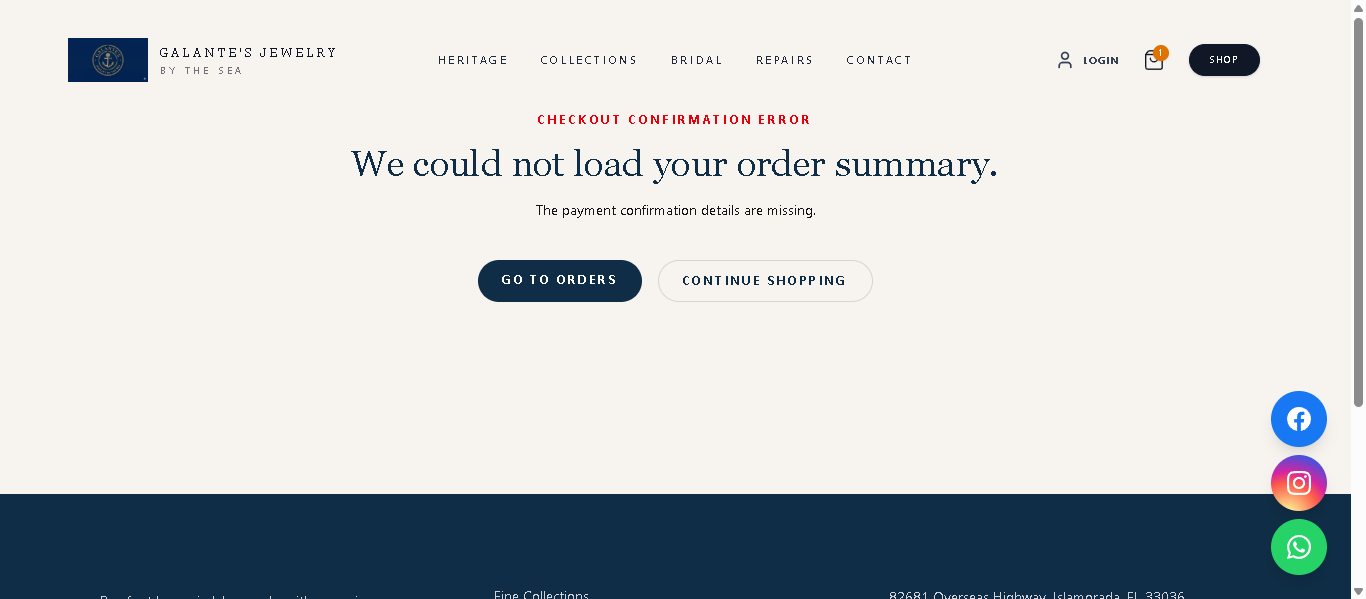
#> input picture shipping_test_error.png, 1366 x 599 px
$ python -i ml_similarity.py   (imports and definitions only)
#> lines starting #> are read from the running program, lines starting #| are printed output that depends on the picture
#!/usr/bin/env python3
"""Local image similarity tools for the Galantes inventory agent.

Commands:
  deps-check     Report optional Python dependencies.
  build-index    Build dataframe, simple visual vectors, nearest neighbors.
  cluster        Build same-product candidate clusters from nearest neighbors.
  contact-sheets Generate review contact sheets for clusters.

This script is deterministic and does not call LLMs or production services.
"""

from __future__ import annotations

import argparse
import json
import math
import sys
from dataclasses import dataclass
from pathlib import Path
from typing import Any

ROOT = Path(__file__).resolve().parents[2]
MANIFESTS = ROOT / "data" / "inventory-agent" / "manifests"
VECTORS = ROOT / "data" / "inventory-agent" / "vectors"
REVIEW = ROOT / "data" / "inventory-agent" / "review"


# [26 lines left out: functions import_or_none, check_deps, not called in this run]


def load_json(path: Path) -> Any:
    with path.open("r", encoding="utf-8") as handle:
        return json.load(handle)


# [5 lines left out: function write_json, not called in this run]


def hamming_hex(left: str, right: str) -> int:
    value = int(left, 16) ^ int(right, 16)
    return value.bit_count()


def image_vector(image_path: Path) -> list[float]:
#> called with image_path = '../../shipping_test_error.png'
    try:
        from PIL import Image, ImageStat
        with Image.open(image_path) as image:
#> image is the input picture: PIL image 1366x599 RGB; mean R, G, B 201, 203.6, 204.6
            image = image.convert("RGB")
            resized = image.resize((64, 64))
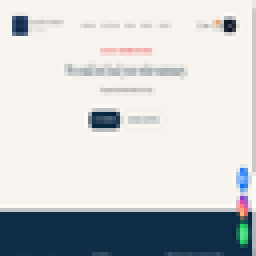
#> resized: PIL image 64x64 RGB (shown 4 times larger); mean R, G, B 201, 203.6, 204.6
            hist_raw = resized.histogram()
#> hist_raw = 768 values, max 2525 at index 750, min 0 at index 0, mean 16
            color_hist = []
            for c in range(3):
                channel_bins = hist_raw[c * 256 : (c + 1) * 256]
                for b in range(16):
                    color_hist.append(float(sum(channel_bins[b * 16 : (b + 1) * 16])))
#> after the loop, color_hist = 48 values, max 2981 at index 15, min 0 at index 16, mean 256

            total_px = 64 * 64
            color_hist = [v / total_px for v in color_hist]
#> color_hist = 48 values, max 0.728 at index 15, min 0 at index 16, mean 0.0625

            stat = ImageStat.Stat(resized)
            means = [float(v) / 255.0 for v in stat.mean]
#> means = [0.788, 0.799, 0.802]
            stddev = [float(v) / 255.0 for v in stat.stddev]
#> stddev = [0.346, 0.294, 0.25]

            # 48 color bins + 3 means + 3 stddev + 4 edge/contrast proxies = 58 dims
            vector = [*color_hist, *means, *stddev, 0.0, 0.0, 0.0, 0.0]
#> vector = 58 values, max 0.802 at index 50, min 0 at index 16, mean 0.108
            mean_v = sum(vector) / len(vector)
#> mean_v = 0.108
            centered = [x - mean_v for x in vector]
#> centered = 58 values, max 0.694 at index 50, min -0.108 at index 16, mean 1.63e-17
            norm = math.sqrt(sum(x * x for x in centered))
#> norm = 1.76
            if norm > 0:
                return [float(x / norm) for x in centered]
            return centered
    except Exception:
        import hashlib
        raw_bytes = image_path.read_bytes()
        h = hashlib.sha256(raw_bytes).digest()
        raw = [(float(b) - 128.0) / 128.0 for b in h]
        while len(raw) < 58:
            raw.extend(raw[:58 - len(raw)])
        vec = raw[:58]
        mean_v = sum(vec) / len(vec)
        centered = [x - mean_v for x in vec]
        norm = math.sqrt(sum(x * x for x in centered))
        return [float(x / norm) for x in centered] if norm > 0 else vec


# [135 lines left out: functions cosine_distance, opencv_prepare_absdiff_image, opencv_absdiff_similarity, build_index, not called in this run]


@dataclass
class DisjointSet:
    parent: dict[str, str]

    # [5 lines left out: function find, not called in this run]

    def union(self, left: str, right: str) -> None:
        self.parent[self.find(right)] = self.find(left)


# [234 lines left out: functions cluster, contact_sheets, deps_check, main, not called in this run]


# [2 lines not run here, left out]

>>> result = image_vector('../../shipping_test_error.png')
#> result = 58 values, max 0.395 at index 50, min -0.0616 at index 16, mean 3.35e-18
